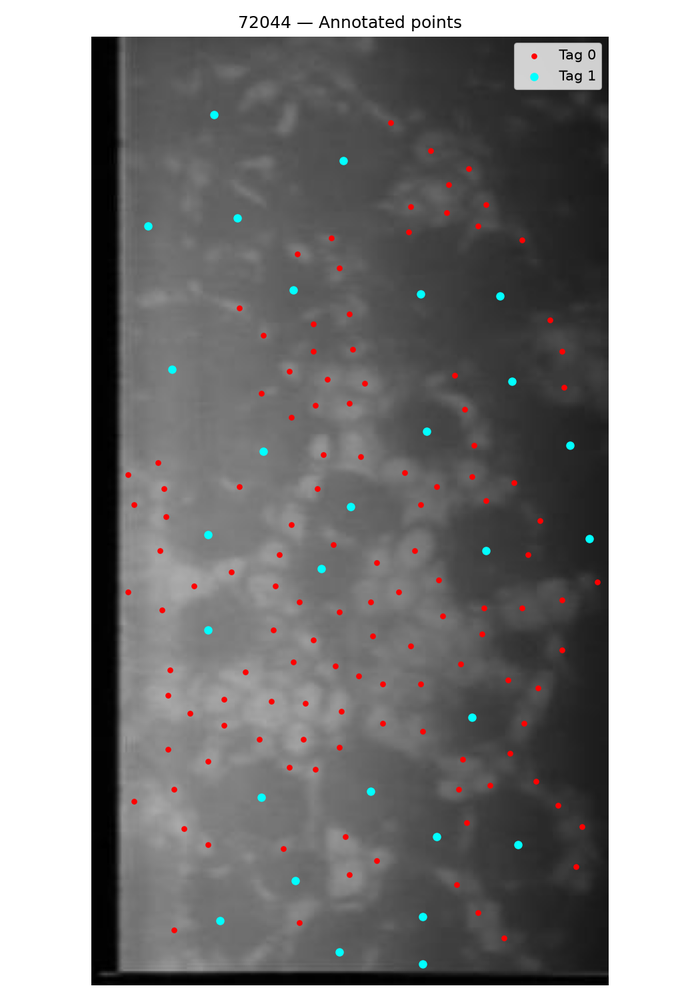
#> input picture 72044_tag_visualization.png, 700 x 1000 px, shrunk from 1050 x 1500 before the run
$ python -i image_processing.py   (imports and definitions only)   (older library calls are emulated)
#> lines starting #> are read from the running program, lines starting #| are printed output that depends on the picture
import cv2
import numpy as np
import os

def preprocess_image(image_rgb):
    """Return a displayable RGB image and a denoised grayscale image."""
    if image_rgb is None or image_rgb.size == 0:
        raise ValueError("Empty image.")
    gray = cv2.cvtColor(image_rgb, cv2.COLOR_RGB2GRAY)
    denoised  = cv2.GaussianBlur(gray, (3, 3), 00)
    # CLAHE can improve local contrast; it does not establish biological damage.
    clahe = cv2.createCLAHE(clipLimit=2.0, tileGridSize=(8, 8))
    enhanced = clahe.apply(denoised)
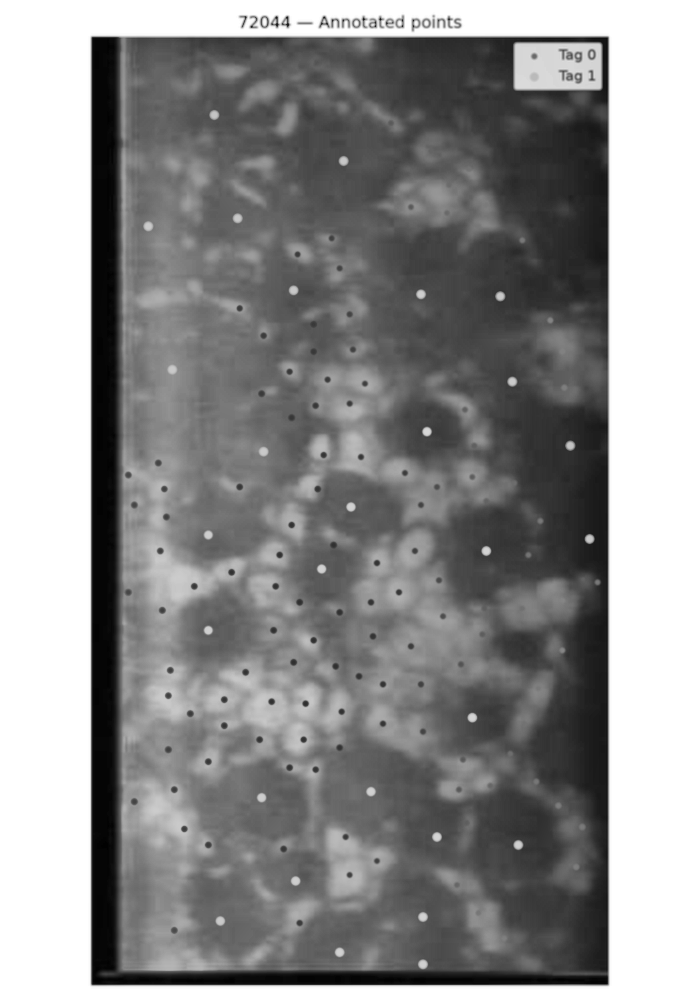
#> enhanced: shape (1000, 700); min 1, max 255, mean 143.2
    processed_rgb = cv2.cvtColor(enhanced, cv2.COLOR_GRAY2RGB)
    return processed_rgb, enhanced

def extract_features(gray):
    """Extract basic, generic image features for a learning prototype."""
    gray = np.asarray(gray, dtype=np.uint8)
    if gray.size == 0:
        raise ValueError("Empty grayscale image.")
    mean_intensity = float(np.mean(gray))
    std_intensity = float(np.std(gray))
    hist = cv2.calcHist([gray], [0], None, [16], [0, 256]).flatten().astype(float)
    hist = hist / max(hist.sum(), 1.0)
    edges = cv2.Canny(gray, 50, 150)
    edge_density = float(np.mean(edges > 0))
    laplacian_var = float(cv2.Laplacian(gray, cv2.CV_64F).var())
    features = {
        "mean_intensity": mean_intensity,
        "std_intensity": std_intensity,
        "edge_density": edge_density,
        "laplacian_variance": laplacian_var,
    }
    for i, value in enumerate(hist):
        features[f"hist_{i:02d}"] = float(value)
    return features

>>> import cv2
>>> picture = cv2.cvtColor(cv2.imread('72044_tag_visualization.png'), cv2.COLOR_BGR2RGB)
>>> result = preprocess_image(picture)

$ run again, on feature_distributions.png
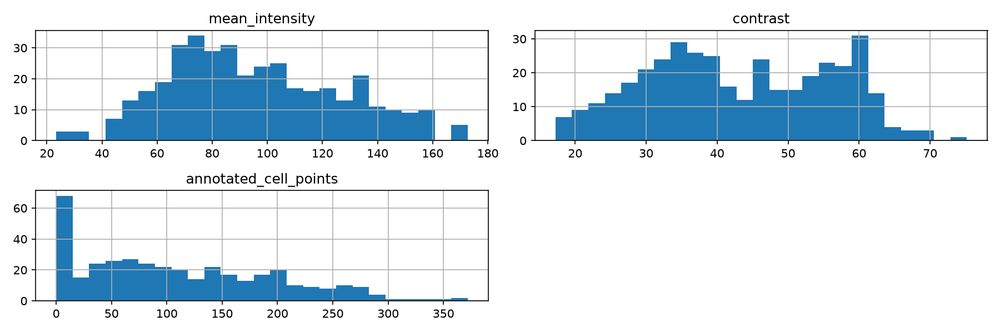
#> input picture feature_distributions.png, 1000 x 333 px, shrunk from 1800 x 600 before the run
#> in preprocess_image, `gray = cv2.cvtColor(image_rgb, cv2.COLOR_RGB2GRAY)`:
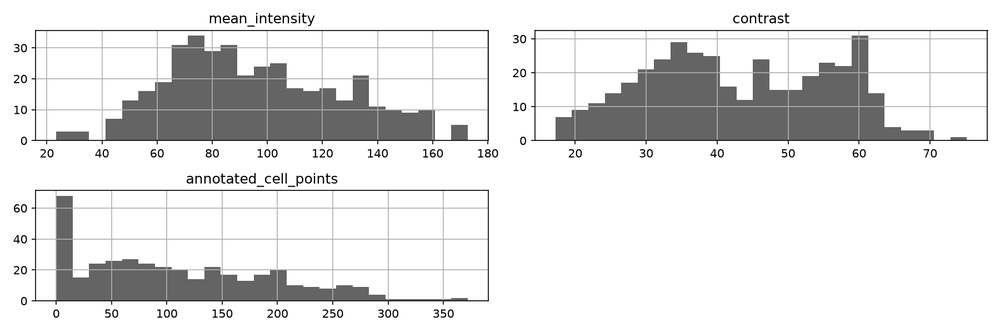
#> gray: shape (333, 1000); min 0, max 255, mean 226.3
#> in preprocess_image, `denoised  = cv2.GaussianBlur(gray, (3, 3), 00)`:
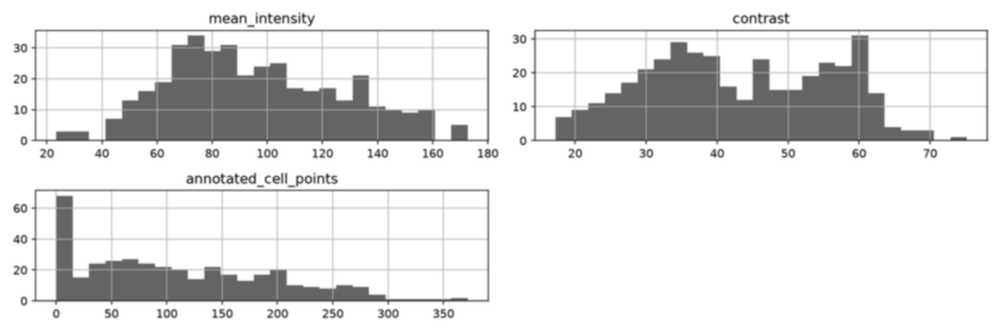
#> denoised: shape (333, 1000); min 57, max 255, mean 226.3
